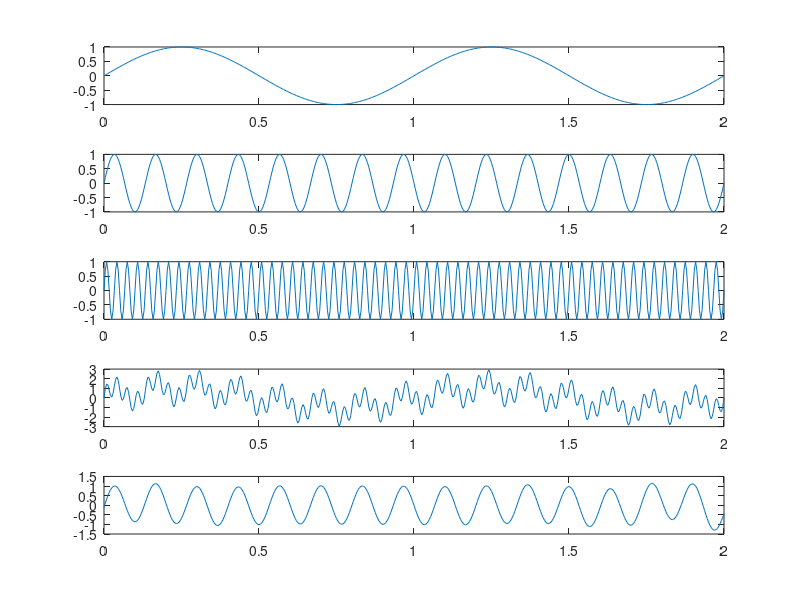

MATLAB code to generate this figure:
% Program: Filtering 2 e 15 Hz
% Author: Alexandre Vieira Guerreiro
% Date: 20/11/2014

clear all;
clc;

%%%%%%%%%%%%%%%%%%%%
%Sampling Frequency%
%%%%%%%%%%%%%%%%%%%%
Fs = 240;                               %Sampling frequency
Ts = 1/Fs;                              %Period
ws = 2*pi*60;

%%%%%%%%%%%%%%%
%Main Function%
%%%%%%%%%%%%%%%
t = 0: Ts: 2;                           %time axis

fy1 = 2;                               %1st Harmonic Frequency
fy2 = 15;                              %2nd Harmonic Frequency
fy3 = 60;                              %3nd Harmonic Frequency

y1 = sin(t*(fy1*ws)/(Fs/2));            %Component 1 of Main Function
y2 = sin(t*(fy2*ws)/(Fs/2));            %Component 2 of Main Function
y3 = sin(t*(fy3*ws)/(Fs/2));            %Component 3 of Main Function
y = y1 + y2 + y3;                       %Main Function


%%%%%%%%%%%%%%%%%%%%%%%
%Filter configurations%
%%%%%%%%%%%%%%%%%%%%%%%
fc1low = 2;                             %Low frequency cut
fc1high = 15;                           %High frequency cut
w1low = fc1low/(Fs/2);                  %Adjusted low frequency cut          
w1high = fc1high/(Fs/2);                %Adjusted high frequency cut
Wn1 = [w1low w1high];
n1 = 5;                                 %Filter Order
[b1, a1] = butter(n1, Wn1,'bandpass');  %Bandpass filter


%%%%%%%%%%%%%%%%%%%
%Filtered Function%
%%%%%%%%%%%%%%%%%%%
y_filt2 = filtfilt(b1,a1,y);

%%%%%%%%%%
%Plotting%
%%%%%%%%%%
figure(1)
subplot(5,1,1)
plot(t,y1)
subplot(5,1,2)
plot(t,y2)
subplot(5,1,3)
plot(t,y3)
subplot(5,1,4)
plot(t,y)
subplot(5,1,5)
plot(t,y_filt2)